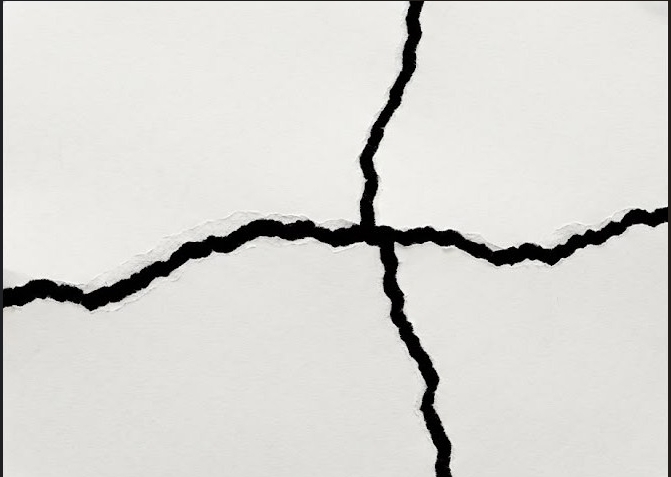
#> input picture image/img1.png, 671 x 477 px, found by its file name; the run also reads 2 pictures not shown here
$ jupyter execute ROI.ipynb
#> lines starting #> are read from the running program, lines starting #| are printed output that depends on the picture; after the words box and inside, x2 and y2 are one past the last pixel; in counts of white or black regions, pixels touching at a corner belong together
[cell 1]
# [443 lines of commented-out code are left out]

[cell 2]
import cv2
import numpy as np
import matplotlib.pyplot as plt

image_path = r'Z:\Internship\Tasks\Edge Detection\image\img1.png'
image = cv2.imread(image_path)
#> image is the input picture: shape (477, 671, 3); mean B, G, R 210.7, 214.4, 215.3

gray_image = cv2.cvtColor(image, cv2.COLOR_BGR2GRAY)
blurred = cv2.GaussianBlur(gray_image, (3,3), 0)

_, thresh_init = cv2.threshold(blurred, 200, 255, cv2.THRESH_BINARY)
#> thresh_init: shape (477, 671); 92% white; 13 black regions (11 under 20 px), largest, box (x1, y1, x2, y2) and area: (0, 0, 671, 477) 25375, (443, 248, 452, 252) 20

kernel = cv2.getStructuringElement(cv2.MORPH_RECT, (5, 5))
closed = cv2.morphologyEx(thresh_init, cv2.MORPH_CLOSE, kernel)
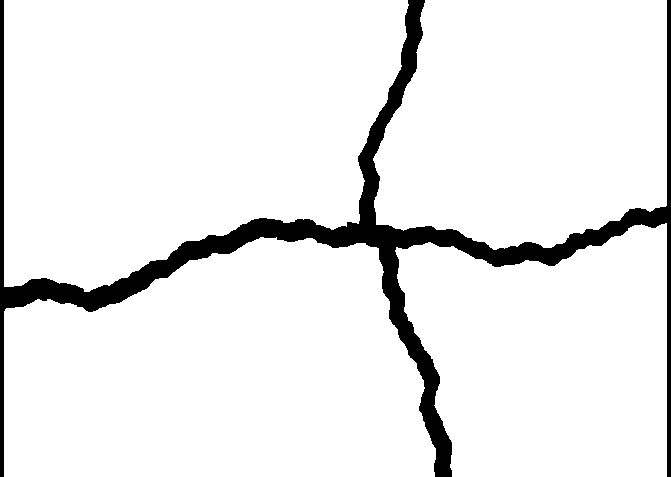
#> closed: shape (477, 671); 92.5% white; 1 black region
contours, hierarchy = cv2.findContours(closed, cv2.RETR_EXTERNAL, cv2.CHAIN_APPROX_SIMPLE)
#> contours = 4 contours; box (x1, y1, x2, y2) and area: (4, 0, 409, 292) 93921, (4, 237, 436, 477) 83459, (373, 0, 667, 250) 62038, (395, 223, 667, 477) 54496

min_area = 500
valid_contours = [c for c in contours if cv2.contourArea(c) > min_area]
#> valid_contours has the same summary as contours

t,b,l,r=[],[],[],[]

con = []
for contour in valid_contours:
    x, y, w, h = cv2.boundingRect(contour)
    pad = 0

    x_start, x_end = max(0, x - pad), min(image.shape[1], x + w + pad)
    y_start, y_end = max(0, y - pad), min(image.shape[0], y + h + pad)

    cropped_piece = image[y_start:y_end, x_start:x_end]

    mask = np.zeros_like(closed)
    cv2.drawContours(mask, [contour], -1, 255, -1)

    cropped_mask = mask[y_start:y_end, x_start:x_end]
    isolated_piece = cv2.bitwise_and(cropped_piece, cropped_piece, mask=cropped_mask)

    con.append(isolated_piece)
#> this loop made 4 passes
#> (x, y, w, h, x_start, x_end, y_start, y_end) on passes 1 to 4: (4, 237, 432, 240, 4, 436, 237, 477), (395, 223, 272, 254, 395, 667, 223, 477), (373, 0, 294, 250, 373, 667, 0, 250), (4, 0, 405, 292, 4, 409, 0, 292)
#> pass 1, `isolated_piece = cv2.bitwise_and(cropped_piece, cropped_piece, mask=cr..`:
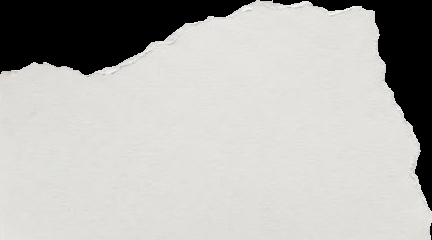
#> isolated_piece: shape (240, 432, 3); mean B, G, R 177.9, 181.2, 182
#> after the loop:
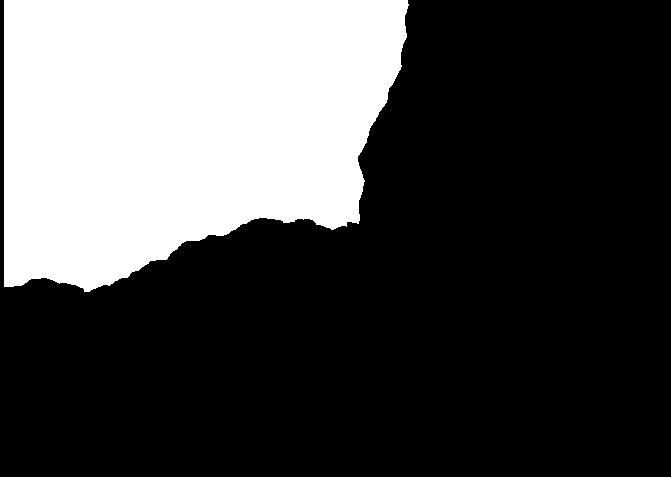
#> mask: shape (477, 671); 29.5% white; 1 white region, box (x1, y1, x2, y2) and area: (4, 0, 409, 292) 94563
#> after the loop, con = 4 items

for current_piece in con:
    padded_image = cv2.copyMakeBorder(current_piece, 10, 10, 10, 10, borderType=cv2.BORDER_CONSTANT, value=[0,0,0])

    gray = cv2.cvtColor(padded_image, cv2.COLOR_BGR2GRAY)
    _, thresh = cv2.threshold(gray, 15, 255, cv2.THRESH_BINARY)

    points = cv2.findNonZero(thresh)

    x_box, y_box, w_box, h_box = cv2.boundingRect(points)

    tol = 1.5
    top_deviations, bottom_deviations = [], []

    for col in range(x_box, x_box + w_box):
        white_pixels = np.where(thresh[:, col] == 255)[0]
        if len(white_pixels) > 0:
            top_deviations.append(int(white_pixels[0] - y_box))
            bottom_deviations.append(int((y_box + h_box) - white_pixels[-1]))

    std_top = np.std(top_deviations) if top_deviations else 0
    std_bottom = np.std(bottom_deviations) if bottom_deviations else 0

    top_is_torn = std_top > tol
    bottom_is_torn = std_bottom > tol

    print(f"Top :    {'TORN' if top_is_torn else 'STRAIGHT'} (variance: {std_top:.2f}px)")
    print(f"Bottom : {'TORN' if bottom_is_torn else 'STRAIGHT'} (variance: {std_bottom:.2f}px)")

    left_avg, right_avg = [], []
    for row in range(y_box, y_box + h_box):
        white_pixels = np.where(thresh[row, :] == 255)[0]
        if len(white_pixels) > 0:
            left_avg.append(int(white_pixels[0] - x_box))
            right_avg.append(int((x_box + w_box) - white_pixels[-1]))

    std_left = np.std(left_avg) if left_avg else 0
    std_right = np.std(right_avg) if right_avg else 0

    left_is_torn = std_left > tol
    right_is_torn = std_right > tol

    print(f"Left :   {'TORN' if left_is_torn else 'STRAIGHT'} (avg: {std_left:.2f}px)")
    print(f"Right :  {'TORN' if right_is_torn else 'STRAIGHT'} (avg: {std_right:.2f}px)")

    a1 = cv2.Canny(thresh, 150, 150)
    y_arr, x_arr = np.where(a1 == 255)

    y_pixels, x_pixels = np.where(thresh == 255)
    min_y, max_y = np.min(y_pixels), np.max(y_pixels)
    min_x, max_x = np.min(x_pixels), np.max(x_pixels)

    g1 = 5
    any_torn = False

    if top_is_torn:
        any_torn = True
        b11_top = []
        for col_x in range(min_x, max_x + 1):
            pixels_in_col = y_arr[x_arr == col_x]
            if len(pixels_in_col) > 0:
                b11_top.append((int(col_x), int(np.min(pixels_in_col))))

        top_ref_y = int(min_y - g1)
        distances_top = [abs(int(y11) - top_ref_y) for _, y11 in b11_top]
        t.append(distances_top)
        print(f"TOP Distances{distances_top}")
    else:
        t.append(np.nan)

    if bottom_is_torn:
        any_torn = True
        b11_bottom = []
        for col_x in range(min_x, max_x + 1):
            pixels_in_col = y_arr[x_arr == col_x]
            if len(pixels_in_col) > 0:
                b11_bottom.append((int(col_x), int(np.max(pixels_in_col))))

        bottom_ref_y = int(max_y + g1)
        distances_bottom = [abs(int(y11) - bottom_ref_y) for _, y11 in b11_bottom]
        b.append(distances_bottom)
        print(f"BOTTOM Distances{distances_bottom}")
    else:
         b.append(np.nan)


    if left_is_torn:
        any_torn = True
        b11_left = []
        for row_y in range(min_y, max_y + 1):
            pixels_in_row = x_arr[y_arr == row_y]
            if len(pixels_in_row) > 0:
                b11_left.append((int(row_y), int(np.min(pixels_in_row))))

        left_ref_x = int(min_x - g1)
        distances_left = [abs(int(x11) - left_ref_x) for _, x11 in b11_left]
        l.append(distances_left)
        print(f"LEFT Distances {distances_left}")
    else:
          l.append(np.nan)


    if right_is_torn:
        any_torn = True
        b11_right = []
        for row_y in range(min_y, max_y + 1):
            pixels_in_row = x_arr[y_arr == row_y]
            if len(pixels_in_row) > 0:
                b11_right.append((int(row_y), int(np.max(pixels_in_row))))

        right_ref_x = int(max_x + g1)
        distances_right = [abs(int(x11) - right_ref_x) for _, x11 in b11_right]
        r.append(distances_right)
        print(f"RIGHT Distances{distances_right}")
    else:
         r.append(np.nan)

    plt.imshow(thresh, cmap='gray')
    plt.show()
#> this loop made 4 passes
#> (w_box, h_box, std_top, std_bottom, top_is_torn, bottom_is_torn, std_left, std_right) on passes 3 to 4: (294, 250, 41.4, 13.02, True, True, 27.8, 31.49), (405, 292, 0.199, 56.84, False, True, 10.25, 94.8)
#> (printed output is left out)
#> pass 1, `a1 = cv2.Canny(thresh, 150, 150)`:
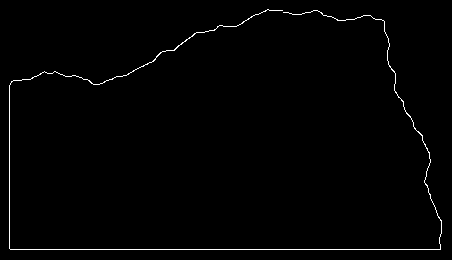
#> a1: shape (260, 452); 1.1% white in thin lines or dots, all inside (x1, y1, x2, y2) = (9, 9, 442, 250)
#> after the loop:
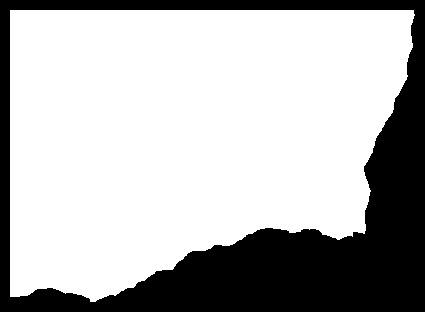
#> thresh: shape (312, 425); 71.3% white; 1 black region, box (x1, y1, x2, y2) and area: (0, 0, 425, 312) 38037
#> after the loop, b = 4 items; l = 4 items; r = 4 items; t = 4 items

[cell 3]
side1 = b[3]
#> side1 = 405 values, max 290 at index 404, min 5 at index 80, mean 62.59
side2 = t[0]
#> side2 = 432 values, max 215 at index 431, min 4 at index 257, mean 49.19
print(side1)
print(side2)
th = 0.82
tr = 12

edge1 = np.array(side1 if len(side1) > 2*tr else side1, dtype=float)
#> edge1 has the same summary as side1
edge2 = np.array(side2 if len(side2) > 2*tr else side2, dtype=float)
#> edge2 has the same summary as side2

x1 = np.arange(len(edge1))
#> x1 = 405 values from 0 to 404
slope1, intercept1 = np.polyfit(x1, edge1, 1)
#> slope1 = 0.405; intercept1 = -19.27
detrended1 = edge1 - (slope1 * x1 + intercept1)
#> detrended1 = 405 values, max 145.5 at index 404, min -51.19 at index 354, mean 4.77e-15
roughness1 = np.std(detrended1)
#> roughness1 = 31.09

x2 = np.arange(len(edge2))
#> x2 = 432 values from 0 to 431
slope2, intercept2 = np.polyfit(x2, edge2, 1)
#> slope2 = -0.0146; intercept2 = 52.33
detrended2 = edge2 - (slope2 * x2 + intercept2)
#> detrended2 = 432 values, max 168.9 at index 431, min -44.59 at index 257, mean 1.32e-14
roughness2 = np.std(detrended2)
#> roughness2 = 42.3

if roughness1 < 1.2 or roughness2 < 1.2:
    print("NOT MATCHED ")


else:
    norm1 = (edge1 - np.min(edge1)) / (np.max(edge1) - np.min(edge1) + 1e-6)
#> norm1 = 405 values, max 1 at index 404, min 0 at index 80, mean 0.202
    norm2 = (edge2 - np.min(edge2)) / (np.max(edge2) - np.min(edge2) + 1e-6)
#> norm2 = 432 values, max 1 at index 431, min 0 at index 257, mean 0.214

    if len(norm1) < len(norm2):
        shorter, longer = norm1, norm2
#> shorter has the same summary as norm1; longer has the same summary as norm2
        is1_shorter = True
    else:
        shorter, longer = norm2, norm1
        is1_shorter = False

    s_len, l_len = len(shorter), len(longer)
#> s_len = 405; l_len = 432

    best_score = 0.0
    best_offset = 0

    for direction in ["Forward", "Reversed"]:
        test_shorter = shorter if direction == "Forward" else shorter[::-1]

        for offset in range(l_len - s_len + 1):
            segment = longer[offset:offset + s_len]

            dist_direct = np.mean(np.abs(test_shorter - segment))
            score_direct = 1.0 - dist_direct

            dist_comp = np.mean(np.abs(test_shorter - (1.0 - segment)))
            score_comp = 1.0 - dist_comp

            if score_direct > best_score:
                best_score = score_direct
                best_offset = offset if is1_shorter else -offset

            if score_comp > best_score:
                best_score = score_comp
                best_offset = offset if is1_shorter else -offset
#> after the loop, best_offset = 0; best_score = 0.886

    confidence = best_score * 100
#> confidence = 88.55

    if best_score >= th:
        print("MATCHED ")
        print(f"Confidence Score: {confidence:.2f}%")
    else:
        print("NOT MATCHED ")
        print(f"Confidence Score: {confidence:.2f}%")

[cell 4]
import cv2
import numpy as np
import matplotlib.pyplot as plt

image_path = r'Z:\Internship\Tasks\Edge Detection\image\img6.jpeg'
image = cv2.imread(image_path)
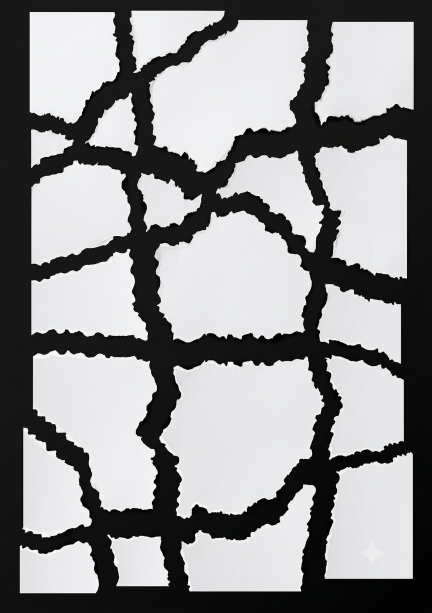
#> input picture image/img6.jpeg, 864 x 1225 px, found by its file name (shown at 1/2 size)
#> image is the input picture: shape (1225, 864, 3); mean B, G, R 145.1, 144.2, 144

gray_image = cv2.cvtColor(image, cv2.COLOR_BGR2GRAY)
#> gray_image: shape (1225, 864)
blurred = cv2.GaussianBlur(gray_image, (3,3), 0)
#> blurred: shape (1225, 864)

[cell 5]
_, thresh_init = cv2.threshold(blurred, 200, 255, cv2.THRESH_BINARY)
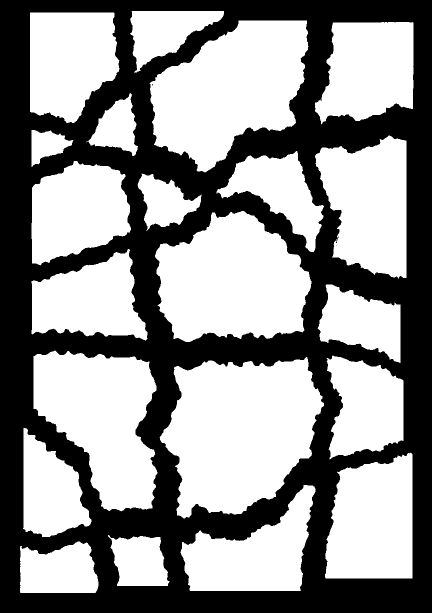
#> thresh_init: shape (1225, 864) (shown at 1/2 size); 57.5% white; 3 black regions (2 under 20 px), largest, box (x1, y1, x2, y2) and area: (0, 0, 864, 1225) 450080

kernel = cv2.getStructuringElement(cv2.MORPH_RECT, (5, 5))
#> kernel = [[1, 1, 1, 1, 1], [1, 1, 1, 1, 1], [1, 1, 1, 1, 1], [1, 1, 1, 1, 1], [1, 1, 1, 1, 1]]
closed = cv2.morphologyEx(thresh_init, cv2.MORPH_CLOSE, kernel)
#> closed: shape (1225, 864); 57.5% white; 1 black region
contours, hierarchy = cv2.findContours(closed, cv2.RETR_EXTERNAL, cv2.CHAIN_APPROX_SIMPLE)
#> contours = 21 contours; largest, box (x1, y1, x2, y2) and area: (319, 714, 648, 1037) 74510, (299, 41, 617, 345) 61852, (310, 422, 623, 684) 59376, (67, 701, 315, 1023) 52457, (630, 271, 813, 558) 37902

min_area = 500
valid_contours = [c for c in contours if cv2.contourArea(c) > min_area]
#> valid_contours has the same summary as contours

t, b, l, r = [], [], [], []
con = []

[cell 6]
con = []
for contour in valid_contours:
    x, y, w, h = cv2.boundingRect(contour)
    pad = 0

    x_start, x_end = max(0, x - pad), min(image.shape[1], x + w + pad)
    y_start, y_end = max(0, y - pad), min(image.shape[0], y + h + pad)

    cropped_piece = image[y_start:y_end, x_start:x_end]

    mask = np.zeros_like(closed)
    cv2.drawContours(mask, [contour], -1, 255, -1)

    cropped_mask = mask[y_start:y_end, x_start:x_end]
    isolated_piece = cv2.bitwise_and(cropped_piece, cropped_piece, mask=cropped_mask)

    con.append(isolated_piece)
#> this loop made 21 passes
#> (x, y, w, h, x_start, x_end, y_start, y_end) on passes 1 to 8: (40, 1083, 157, 103, 40, 197, 1083, 1186), (216, 1070, 123, 102, 216, 339, 1070, 1172), (361, 970, 270, 212, 361, 631, 970, 1182), (650, 905, 175, 252, 650, 825, 905, 1157), (46, 856, 137, 218, 46, 183, 856, 1074), (319, 714, 329, 323, 319, 648, 714, 1037), (653, 711, 154, 208, 653, 807, 711, 919), (67, 701, 248, 322, 67, 315, 701, 1023)
#> pass 1, `cropped_mask = mask[y_start:y_end, x_start:x_end]`:
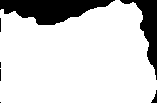
#> cropped_mask: shape (103, 157); 82.9% white; 7 black regions (4 under 20 px), largest, box (x1, y1, x2, y2) and area: (0, 0, 115, 25) 1767, (120, 0, 157, 80) 932, (151, 90, 157, 103) 36
#> after the loop:
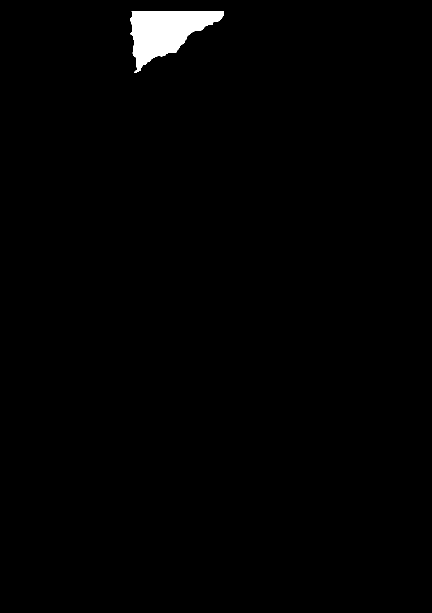
#> mask: shape (1225, 864) (shown at 1/2 size); 1.2% white; 1 white region, box (x1, y1, x2, y2) and area: (260, 22, 448, 145) 12216
#> after the loop, con = 21 items

[cell 7]
t, b, l, r = [], [], [], []

for current_piece in con:
    padded_image = cv2.copyMakeBorder(current_piece, 10, 10, 10, 10, borderType=cv2.BORDER_CONSTANT, value=[0,0,0])

    gray = cv2.cvtColor(padded_image, cv2.COLOR_BGR2GRAY)
    _, thresh = cv2.threshold(gray, 15, 255, cv2.THRESH_BINARY)

    points = cv2.findNonZero(thresh)

    x_box, y_box, w_box, h_box = cv2.boundingRect(points)

    tol = 1.5
    top_deviations, bottom_deviations = [], []

    for col in range(x_box, x_box + w_box):
        white_pixels = np.where(thresh[:, col] == 255)[0]
        if len(white_pixels) > 0:
            top_deviations.append(int(white_pixels[0] - y_box))
            bottom_deviations.append(int((y_box + h_box) - white_pixels[-1]))

    std_top = np.std(top_deviations) if top_deviations else 0
    std_bottom = np.std(bottom_deviations) if bottom_deviations else 0

    top_is_torn = std_top > tol
    bottom_is_torn = std_bottom > tol

    print(f"Top :    {'TORN' if top_is_torn else 'STRAIGHT'} (variance: {std_top:.2f}px)")
    print(f"Bottom : {'TORN' if bottom_is_torn else 'STRAIGHT'} (variance: {std_bottom:.2f}px)")

    left_avg, right_avg = [], []
    for row in range(y_box, y_box + h_box):
        white_pixels = np.where(thresh[row, :] == 255)[0]
        if len(white_pixels) > 0:
            left_avg.append(int(white_pixels[0] - x_box))
            right_avg.append(int((x_box + w_box) - white_pixels[-1]))

    std_left = np.std(left_avg) if left_avg else 0
    std_right = np.std(right_avg) if right_avg else 0

    left_is_torn = std_left > tol
    right_is_torn = std_right > tol

    print(f"Left :   {'TORN' if left_is_torn else 'STRAIGHT'} (avg: {std_left:.2f}px)")
    print(f"Right :  {'TORN' if right_is_torn else 'STRAIGHT'} (avg: {std_right:.2f}px)")

    a1 = cv2.Canny(thresh, 150, 150)
    y_arr, x_arr = np.where(a1 == 255)

    y_pixels, x_pixels = np.where(thresh == 255)
    min_y, max_y = np.min(y_pixels), np.max(y_pixels)
    min_x, max_x = np.min(x_pixels), np.max(x_pixels)

    g1 = 5
    any_torn = False

    if top_is_torn:
        any_torn = True
        b11_top = []
        for col_x in range(min_x, max_x + 1):
            pixels_in_col = y_arr[x_arr == col_x]
            if len(pixels_in_col) > 0:
                b11_top.append((int(col_x), int(np.min(pixels_in_col))))

        top_ref_y = int(min_y - g1)
        distances_top = [abs(int(y11) - top_ref_y) for _, y11 in b11_top]
        t.append(distances_top)
        print(f"TOP Distances{distances_top}")
    else:
        t.append([])

    if bottom_is_torn:
        any_torn = True
        b11_bottom = []
        for col_x in range(min_x, max_x + 1):
            pixels_in_col = y_arr[x_arr == col_x]
            if len(pixels_in_col) > 0:
                b11_bottom.append((int(col_x), int(np.max(pixels_in_col))))

        bottom_ref_y = int(max_y + g1)
        distances_bottom = [abs(int(y11) - bottom_ref_y) for _, y11 in b11_bottom]
        b.append(distances_bottom)
        print(f"BOTTOM Distances{distances_bottom}")
    else:
         b.append([])

    if left_is_torn:
        any_torn = True
        b11_left = []
        for row_y in range(min_y, max_y + 1):
            pixels_in_row = x_arr[y_arr == row_y]
            if len(pixels_in_row) > 0:
                b11_left.append((int(row_y), int(np.min(pixels_in_row))))

        left_ref_x = int(min_x - g1)
        distances_left = [abs(int(x11) - left_ref_x) for _, x11 in b11_left]
        l.append(distances_left)
        print(f"LEFT Distances {distances_left}")
    else:
          l.append([])

    if right_is_torn:
        any_torn = True
        b11_right = []
        for row_y in range(min_y, max_y + 1):
            pixels_in_row = x_arr[y_arr == row_y]
            if len(pixels_in_row) > 0:
                b11_right.append((int(row_y), int(np.max(pixels_in_row))))

        right_ref_x = int(max_x + g1)
        distances_right = [abs(int(x11) - right_ref_x) for _, x11 in b11_right]
        r.append(distances_right)
        print(f"RIGHT Distances{distances_right}")
    else:
         r.append([])

    plt.imshow(thresh, cmap='gray')
    plt.show()
#> this loop made 21 passes
#> (w_box, h_box, std_top, std_bottom, bottom_is_torn, std_left, std_right, right_is_torn) on passes 2, 3, 5, 6, 7, 8, 9, 10: (123, 102, 20.93, 25.6, True, 6.55, 17.07, True), (270, 212, 37.77, 42.46, True, 99.76, 9.29, True), (137, 218, 50.37, 8.03, True, 6.63, 38.04, True), (329, 323, 37.37, 60.3, True, 39.89, 54.89, True), (154, 208, 13.78, 27.8, True, 9.32, 41.53, True), (248, 322, 23.42, 75.16, True, 54.63, 28.64, True), (166, 157, 17.98, 14.58, True, 50.73, 40.48, True), (232, 183, 37.38, 5.26, True, 71.48, 11.83, True)
#> pass 2, `plt.show()`:
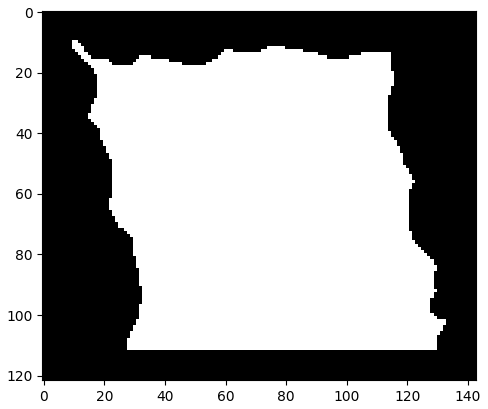
#> figure drawn by matplotlib, 1 panel
#> (the rest of the program and of its run is left out)
